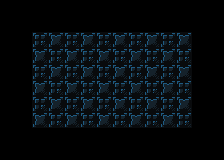

The image is a tile-based game level rendered from a .tmx file. Its description and source (layers, tilesets, objects; grid data summarised) follow:
An orthogonal 14x10 tile map with 16x16 px tiles, 1 tile layer (background) and 53 objects (34x tile, 16x moveable_tile, scene_switching_tile, actor, barrel_down).

<map version="1.4" tiledversion="1.4.3" orientation="orthogonal" renderorder="right-down" width="14" height="10" tilewidth="16" tileheight="16" infinite="0" nextlayerid="6" nextobjectid="136">
 <properties>
  <property name="display_name" value="Boulder Party" />
  <property name="next_level" value="./data/levels/tmx/L06-PressurePlate1.tmx" />
  <property name="player_bomb_count" value="0" />
 </properties>
 <tileset firstgid="1" name="newtiledsheet" tilewidth="16" tileheight="16" tilecount="180" columns="9">
  <image source="../../newtiledsheet.png" width="144" height="320" />
  <tile id="0">
   <properties>
    <property name="destructable" value="" />
    <property name="solid" value="1" />
   </properties>
  </tile>
  <tile id="1">
   <properties>
    <property name="destructable" value="" />
    <property name="solid" value="1" />
   </properties>
  </tile>
  <tile id="2">
   <properties>
    <property name="destructable" value="" />
    <property name="solid" value="1" />
   </properties>
  </tile>
  <tile id="3">
   <properties>
    <property name="destructable" value="" />
    <property name="solid" value="1" />
   </properties>
  </tile>
  <tile id="4">
   <properties>
    <property name="destructable" value="" />
    <property name="solid" value="" />
   </properties>
  </tile>
  <tile id="9">
   <properties>
    <property name="destructable" value="" />
    <property name="solid" value="1" />
   </properties>
  </tile>
  <tile id="10">
   <properties>
    <property name="destructable" value="" />
    <property name="solid" value="1" />
   </properties>
  </tile>
  <tile id="11">
   <properties>
    <property name="destructable" value="" />
    <property name="solid" value="1" />
   </properties>
  </tile>
  <tile id="12">
   <properties>
    <property name="destructable" value="" />
    <property name="solid" value="1" />
   </properties>
  </tile>
  <tile id="13">
   <properties>
    <property name="destructable" value="" />
    <property name="solid" value="" />
   </properties>
  </tile>
  <tile id="18">
   <properties>
    <property name="destructable" value="" />
    <property name="solid" value="" />
   </properties>
  </tile>
  <tile id="19">
   <properties>
    <property name="destructable" value="" />
    <property name="solid" value="" />
   </properties>
  </tile>
  <tile id="20">
   <properties>
    <property name="destructable" type="bool" value="true" />
    <property name="solid" value="1" />
   </properties>
  </tile>
  <tile id="27">
   <properties>
    <property name="destructable" value="" />
    <property name="solid" value="1" />
   </properties>
  </tile>
  <tile id="28">
   <properties>
    <property name="destructable" value="" />
    <property name="solid" value="1" />
   </properties>
  </tile>
  <tile id="29">
   <properties>
    <property name="destructable" value="1" />
    <property name="solid" value="1" />
   </properties>
  </tile>
  <tile id="30">
   <properties>
    <property name="destructable" value="" />
    <property name="solid" value="1" />
   </properties>
  </tile>
  <tile id="31">
   <properties>
    <property name="destructable" value="" />
    <property name="solid" value="" />
   </properties>
  </tile>
  <tile id="32">
   <properties>
    <property name="destructable" value="" />
    <property name="solid" value="" />
   </properties>
  </tile>
  <tile id="54">
   <properties>
    <property name="destructable" value="" />
    <property name="solid" value="True" />
   </properties>
  </tile>
  <tile id="58">
   <properties>
    <property name="destructable" value="" />
    <property name="solid" value="" />
   </properties>
  </tile>
 </tileset>
 <layer id="1" name="background" width="14" height="10">
  <data>[140 cells, 140 non-empty, 4 distinct tile ids]</data>
 </layer>
 <objectgroup id="4" name="objects">
  <object id="83" type="scene_switching_tile" gid="32" x="192" y="128" width="16" height="16">
   <properties>
    <property name="scene" value="./data/levels/tmx/L06-PressurePlate1.tmx" />
   </properties>
  </object>
  <object id="84" type="actor" gid="46" x="96" y="80" width="16" height="16" />
  <object id="85" type="moveable_tile" gid="45" x="112" y="80" width="16" height="16" />
  <object id="86" type="moveable_tile" gid="45" x="96" y="112" width="16" height="16" />
  <object id="87" type="moveable_tile" gid="45" x="80" y="80" width="16" height="16" />
  <object id="88" type="moveable_tile" gid="45" x="96" y="64" width="16" height="16" />
  <object id="89" type="moveable_tile" gid="45" x="64" y="80" width="16" height="16" />
  <object id="90" type="moveable_tile" gid="45" x="80" y="96" width="16" height="16" />
  <object id="91" type="moveable_tile" gid="45" x="80" y="64" width="16" height="16" />
  <object id="92" type="moveable_tile" gid="45" x="112" y="48" width="16" height="16" />
  <object id="93" type="moveable_tile" gid="45" x="112" y="96" width="16" height="16" />
  <object id="94" type="moveable_tile" gid="45" x="112" y="64" width="16" height="16" />
  <object id="95" type="moveable_tile" gid="45" x="144" y="80" width="16" height="16" />
  <object id="96" type="moveable_tile" gid="45" x="80" y="112" width="16" height="16" />
  <object id="97" type="moveable_tile" gid="45" x="128" y="112" width="16" height="16" />
  <object id="98" type="moveable_tile" gid="45" x="128" y="128" width="16" height="16" />
  <object id="99" type="moveable_tile" gid="45" x="144" y="112" width="16" height="16" />
  <object id="100" type="moveable_tile" gid="45" x="112" y="112" width="16" height="16" />
  <object id="101" type="tile" gid="1" x="32" y="32" width="16" height="16" />
  <object id="102" type="tile" gid="1" x="48" y="32" width="16" height="16" />
  <object id="103" type="tile" gid="1" x="80" y="32" width="16" height="16" />
  <object id="104" type="tile" gid="1" x="64" y="32" width="16" height="16" />
  <object id="105" type="tile" gid="1" x="112" y="32" width="16" height="16" />
  <object id="106" type="tile" gid="1" x="128" y="32" width="16" height="16" />
  <object id="107" type="tile" gid="1" x="96" y="32" width="16" height="16" />
  <object id="108" type="tile" gid="1" x="144" y="32" width="16" height="16" />
  <object id="109" type="tile" gid="1" x="160" y="32" width="16" height="16" />
  <object id="110" type="tile" gid="1" x="176" y="32" width="16" height="16" />
  <object id="111" type="tile" gid="2" x="192" y="48" width="16" height="16" />
  <object id="112" type="tile" gid="2" x="192" y="64" width="16" height="16" />
  <object id="113" type="tile" gid="2" x="192" y="80" width="16" height="16" />
  <object id="114" type="tile" gid="2" x="192" y="96" width="16" height="16" />
  <object id="115" type="tile" gid="2" x="192" y="112" width="16" height="16" />
  <object id="116" type="tile" gid="2" x="208" y="128" width="16" height="16" />
  <object id="117" type="tile" gid="10" x="192" y="144" width="16" height="16" />
  <object id="118" type="tile" gid="10" x="176" y="144" width="16" height="16" />
  <object id="119" type="tile" gid="10" x="160" y="144" width="16" height="16" />
  <object id="120" type="tile" gid="10" x="128" y="144" width="16" height="16" />
  <object id="121" type="tile" gid="10" x="144" y="144" width="16" height="16" />
  <object id="122" type="tile" gid="10" x="96" y="144" width="16" height="16" />
  <object id="123" type="tile" gid="10" x="112" y="144" width="16" height="16" />
  <object id="124" type="tile" gid="10" x="64" y="144" width="16" height="16" />
  <object id="125" type="tile" gid="10" x="48" y="144" width="16" height="16" />
  <object id="126" type="tile" gid="10" x="64" y="144" width="16" height="16" />
  <object id="127" type="tile" gid="10" x="32" y="144" width="16" height="16" />
  <object id="128" type="tile" gid="11" x="16" y="48" width="16" height="16" />
  <object id="129" type="tile" gid="11" x="16" y="64" width="16" height="16" />
  </objectgroup>
</map>
<!-- 6 of 53 objects omitted -->
